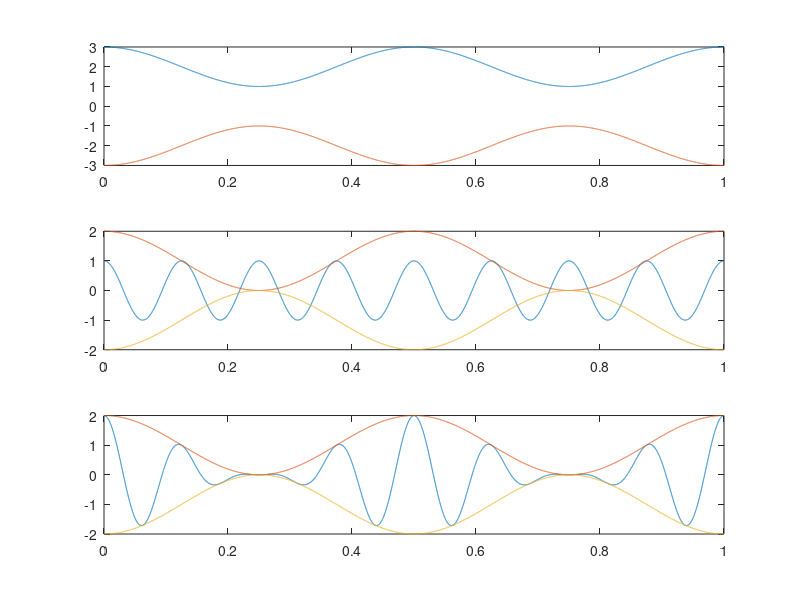

MATLAB code for this plot:
close all;
t = [0:0.0001:1];
A = 1*cos(2*pi*2*t);  %Graph cos
C = cos(2*pi*8*t);
M = (A+1).*C; % 100
subplot(3,1,1);
plot(t,A+2,t,-(A+2))
subplot(3,1,2);
plot(t,C,t,A+1,t,-(A+1))
subplot(3,1,3);
plot(t,M,t,A+1,t,-(A+1))